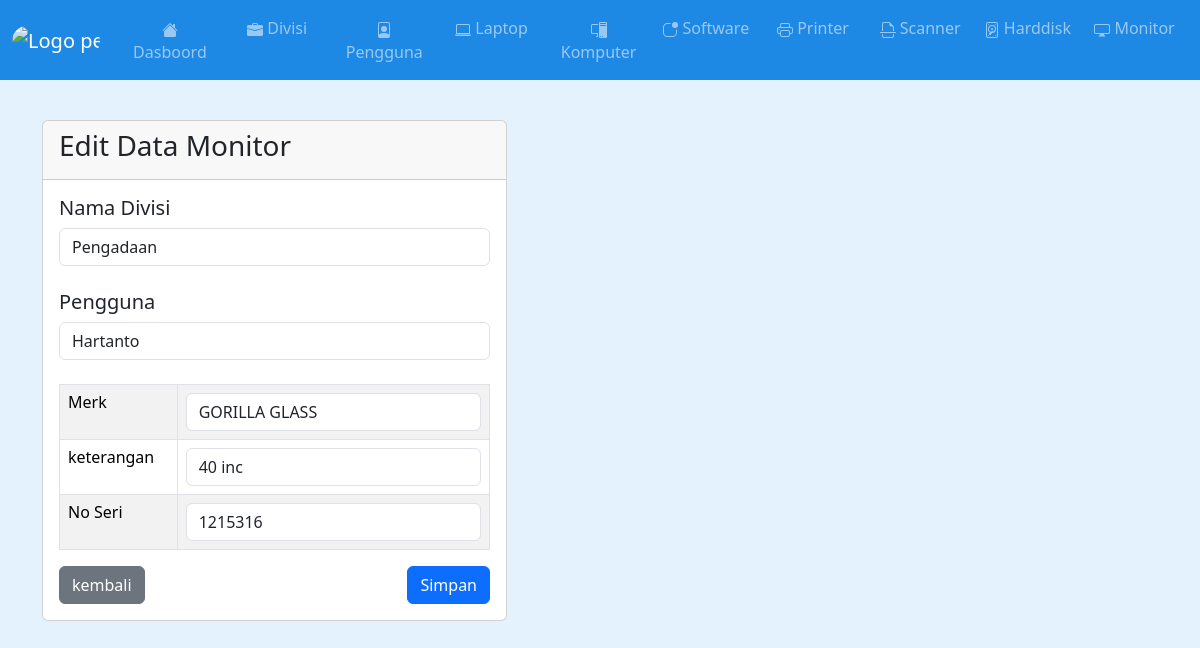
Page /monitor_edit.php?id=3 on the committed database.
### tables this page shows
CREATE TABLE `data_devisi` (
  `id` int(11) NOT NULL,
  `nama_devisi` varchar(100) NOT NULL
);

CREATE TABLE `data_pengguna` (
  `id` int(11) NOT NULL,
  `nama` varchar(100) NOT NULL
);

CREATE TABLE `data_monitor` (
  `id` int(11) NOT NULL,
  `merk` varchar(100) NOT NULL,
  `keterangan` varchar(100) NOT NULL,
  `no_seri` varchar(100) NOT NULL
);

### monitor_edit.php (the view, shortened to what this page needs)
<?php
include 'header.php';
include 'koneksi.php';
$id = $_GET['id'];
$pengguna_devisi = mysqli_query($koneksi, "SELECT data_devisi.nama_devisi, data_inventaris.id_data_devisi, data_pengguna.nama, data_inventaris.nama_pengguna_id FROM data_devisi JOIN data_inventaris ON data_devisi.id=data_inventaris.id_data_devisi JOIN data_pengguna ON data_pengguna.id=data_inventaris.nama_pengguna_id JOIN data_monitor ON data_monitor.id=data_inventaris.id_data_monitor WHERE data_inventaris.id_data_monitor='$id'");
$data_pengguna_devisi = mysqli_fetch_array($pengguna_devisi);
?>
<br><br><br><br><br>
<div class="container">
	<div class="col-md-5 col-md-offset-3">
		<div class="card">
			<div class="card-header">
				<h3>Edit Data Monitor</h3>
			</div>
			<div class="card-body">
				<form method="post" action="monitor_update.php">
					<div class="form-group">
						<label><h5>Nama Divisi</h5></label>
						<select class="form-control" name="devisi" required="required">
							<option value="<?php echo $data_pengguna_devisi['id_data_devisi']; ?>"><?php echo $data_pengguna_devisi['nama_devisi']; ?></option>
						</select>
					</div>
					<br>
					<div class="form-group">
						<label><h5>Pengguna</h5></label>
						<select class="form-control" name="pengguna" required="required">
							<option value="<?php echo $data_pengguna_devisi['nama_pengguna_id']; ?>"><?php echo $data_pengguna_devisi['nama']; ?></option>
						</select>
					</div>
					<br>
					<table class="table table-bordered table-striped">
						<?php
						$data = mysqli_query($koneksi, "SELECT * FROM data_monitor WHERE  id='$id'");
						while ($d=mysqli_fetch_array($data)) {
						 	?>
							<tr>
								<td><h6>Merk</h6></td>
								<td><input type="text" name="merk" class="form-control" value="<?php echo $d['merk']; ?>"></td>
							</tr>
							<tr>
								<td><h6>keterangan</h6></td>
								<td><input type="text" name="keterangan" class="form-control" value="<?php echo $d['keterangan']; ?>"></td>
							</tr>
							<tr>
								<td><h6>No Seri</h6></td>
								<td><input type="text" name="no_seri" class="form-control" value="<?php echo $d['no_seri']; ?>"></td>
							</tr>
							<?php
						 } ?>
					</table>
					<input type="submit" class="btn btn-primary pull-right" value="Simpan" style="float: right;">
					<a href="monitor.php" class="btn btn-secondary">kembali</a>
				</form>
			</div>
		</div>
	</div>
</div>

### rows in the picture
data_devisi: devisi "Pengadaan", pengguna "Hartanto"
data_monitor: merk "GORILLA GLASS", keterangan "40 inc", no_seri "1215316"
